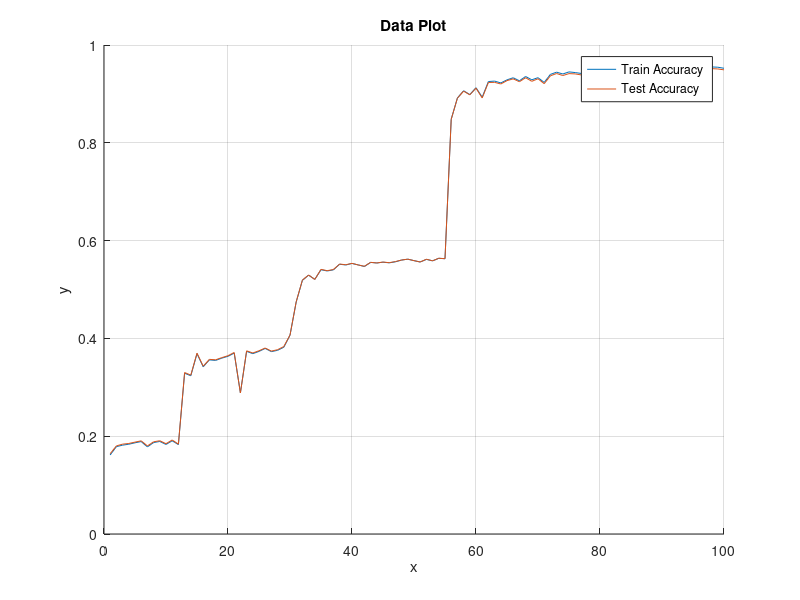

This chart was generated by the following MATLAB code:
% Open the file for reading
fid = fopen('nn_graffed.txt', 'r');

% Read the data from the file into a vector
data = fscanf(fid, '%f');

% Close the file
fclose(fid);

% Split the data into two sets
n = length(data);
data1 = data(1:n/2);
data2 = data(n/2+1:end);

% Create x vectors for each set of data
x1 = 1:length(data1);
x2 = 1:length(data2);

% Create a plot of the two sets of data
hold on;
plot(x1, data1);
plot(x2, data2);
hold off;
xlabel('x');
ylabel('y');
title('Data Plot');
legend('Train Accuracy', 'Test Accuracy');
grid on